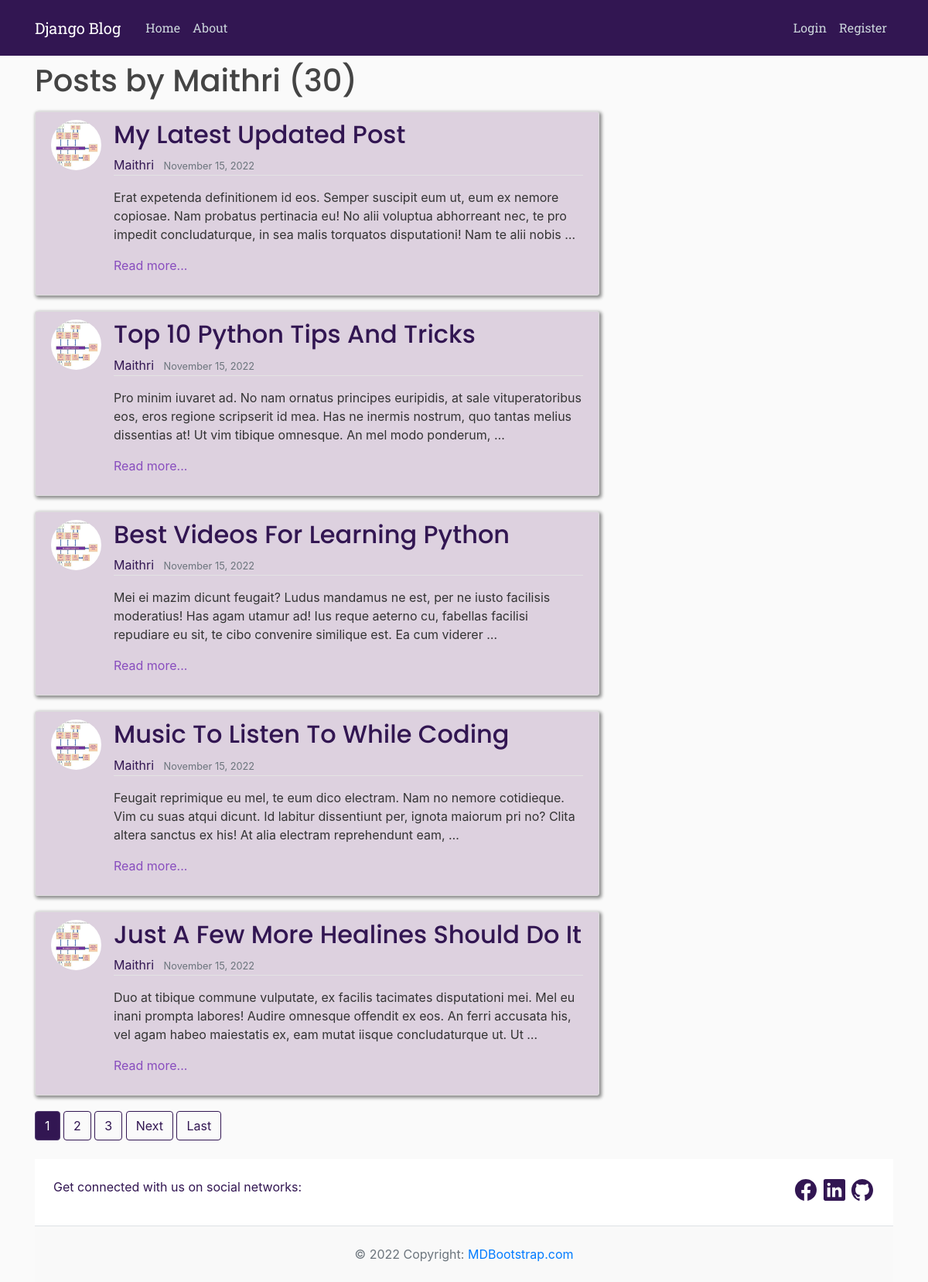
Screenshot of /user/Maithri with the database file from the repository.
### blog/models.py (models this page shows, shortened)
class Post(models.Model):
    title = models.CharField(max_length=100)
    content = models.TextField()
    date_posted = models.DateTimeField(default=timezone.now)
    author = models.ForeignKey(User, on_delete=models.CASCADE)

### users/models.py (models this page shows, shortened)
class Profile(models.Model):
    user = models.OneToOneField(User, on_delete=models.CASCADE)
    image = models.ImageField(default='default.png', upload_to='profile_pics')

### blog/views.py (the view)
# urls.py: path('user/<str:username>', UserPostListView.as_view(), name='user-posts'),
class UserPostListView(ListView):
    model = Post
    template_name = 'blog/user_posts.html'
    context_object_name = 'posts'
    ordering = ['-date_posted']
    paginate_by = 5
    def get_queryset(self):
        user = get_object_or_404(User, username=self.kwargs.get('username'))
        return Post.objects.filter(author=user).order_by('-date_posted')

### blog/templates/blog/user_posts.html (shortened to what this page needs)
{% extends "blog/base.html" %}
{% block content %}
<h1 class="mb-3" style="font-family: 'Poppins', sans-serif;" >Posts by {{ view.kwargs.username }} ({{ page_obj.paginator.count }})</h1>
    {% for post in posts %}
        <article class="media content-section">
            <img class="rounded-circle article-img" src="{{ post.author.profile.image.url }}">
            <div class="media-body">
            <h2><a class="article-title" href="{% url 'post-detail' post.id %}">{{ post.title }}</a></h2>
            <div class="article-metadata">
                <a class="mr-2" href="{% url 'user-posts' post.author.username %}">{{ post.author }}</a>
                <small class="text-muted">{{ post.date_posted|date:"F d, Y" }}</small>
            </div>
            <p class="article-content">{{ post.content|truncatewords:"35"|linebreaks }}<a class="read-more" href="{% url 'post-detail' post.id %}">Read more...</p>
            </div>
        </article>
    {% endfor %}
    {% if is_paginated %}
    {% for num in page_obj.paginator.page_range %}
      {% if page_obj.number == num %}
        <a class="btn btn-info mb-4" href="?page={{ num }}">{{ num }}</a>
      {% elif num > page_obj.number|add:'-3' and num < page_obj.number|add:'3' %}
        <a class="btn btn-outline-info mb-4" href="?page={{ num }}">{{ num }}</a>
      {% endif %}
    {% endfor %}
    {% if page_obj.has_next %}
      <a class="btn btn-outline-info mb-4" href="?page={{ page_obj.next_page_number }}">Next</a>
      <a class="btn btn-outline-info mb-4" href="?page={{ page_obj.paginator.num_pages }}">Last</a>
    {% endif %}
  {% endif %}
{% endblock content %}

### blog/static/blog/main.css (style rules this page uses)
body { background: #fafafa; color: #333333; margin-top: 5rem; }
h1, h2, h3, h4, h5, h6 { color: #444444; }
.content-section { background: #ddd1df; padding: 10px 20px; border: 1px solid #dddddd; border-radius: 3px; margin-bottom: 20px; box-shadow: 2px 2px 4px 1px rgb(0 0 0 / 45%); }
.article-title { color: rgb(50,22,82); font-family: 'Poppins', sans-serif; text-transform: capitalize; }
.article-content { white-space: pre-line; }
.article-img { height: 65px; width: 65px; margin-right: 16px; }
.article-metadata { padding-bottom: 1px; margin-bottom: 4px; border-bottom: 1px solid #e3e3e3 }
.article-metadata a, .footer-span { color: rgb(50,22,82); }
.read-more { color:rgb(136, 77, 190) }
.btn-info { color: #fff; background-color: rgb(50 22 82); border-color: #533d70; }
.btn-outline-info { color: rgb(50 22 82); background-color: transparent; background-image: none; border-color: rgb(50,22,82); }

### rows the page displays
Post: author.profile.image (picture), title "My Latest Updated Post", author "Maithri", date_posted "November 15, 2022", content "Erat expetenda definitionem id eos. Semper suscipit eum ut, eum ex nemore copiosae. Nam probatus pertinacia eu! No alii voluptua abhorreant nec, te pro impedit concludaturque, in sea malis torquatos disputationi! Nam te alii nobis …"
Post: author.profile.image (picture), title "Top 10 Python Tips And Tricks", author "Maithri", date_posted "November 15, 2022", content "Pro minim iuvaret ad. No nam ornatus principes euripidis, at sale vituperatoribus eos, eros regione scripserit id mea. Has ne inermis nostrum, quo tantas melius dissentias at! Ut vim tibique omnesque. An mel modo ponderum, …"
Post: author.profile.image (picture), title "Best Videos For Learning Python", author "Maithri", date_posted "November 15, 2022", content "Mei ei mazim dicunt feugait? Ludus mandamus ne est, per ne iusto facilisis moderatius! Has agam utamur ad! Ius reque aeterno cu, fabellas facilisi repudiare eu sit, te cibo convenire similique est. Ea cum viderer …"
Post: author.profile.image (picture), title "Music To Listen To While Coding", author "Maithri", date_posted "November 15, 2022", content "Feugait reprimique eu mel, te eum dico electram. Nam no nemore cotidieque. Vim cu suas atqui dicunt. Id labitur dissentiunt per, ignota maiorum pri no? Clita altera sanctus ex his! At alia electram reprehendunt eam, …"
Post: author.profile.image (picture), title "Just A Few More Healines Should Do It", author "Maithri", date_posted "November 15, 2022", content "Duo at tibique commune vulputate, ex facilis tacimates disputationi mei. Mel eu inani prompta labores! Audire omnesque offendit ex eos. An ferri accusata his, vel agam habeo maiestatis ex, eam mutat iisque concludaturque ut. Ut …"

### other values shown
{{ view.kwargs.username }} "Maithri"
{{ page_obj.paginator.count }} "30"
{{ num }} "1"
{{ num }} "2" "3"
